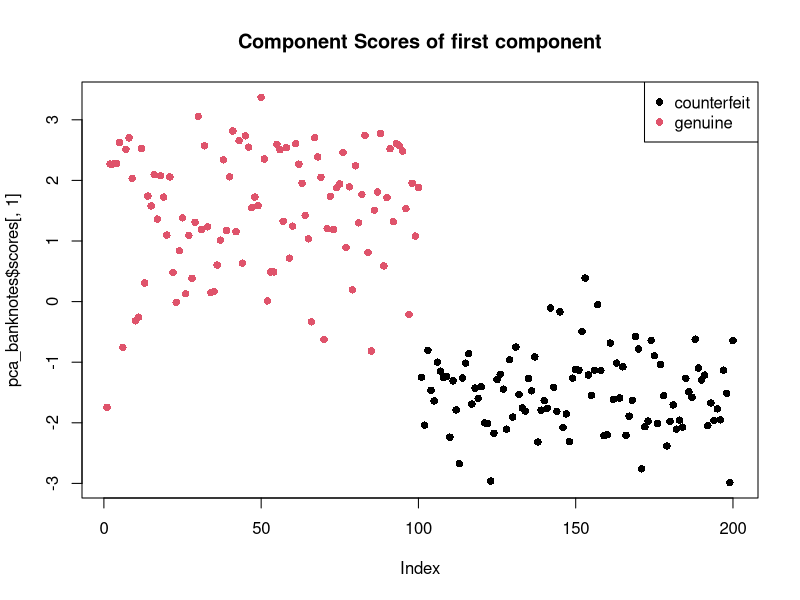
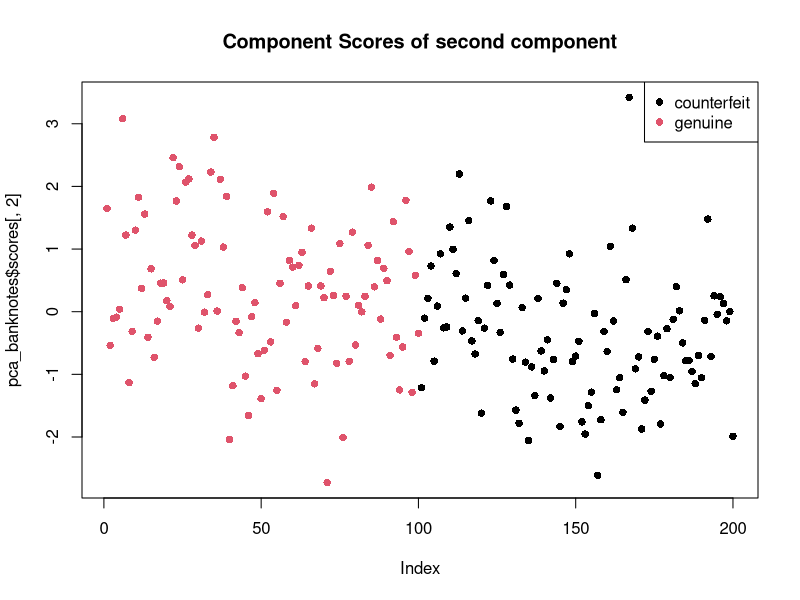

These charts were generated, in order, by the following R code: (Note: this script raises an error after producing the figures.)
## ---- chunk 1
library(knitr)
opts_chunk$set(tidy.opts = list(width.cutoff = 60), tidy = TRUE)
## ---- chunk 2
swissbanknotes <- read.csv("Data_csv/SwissBankNotes.csv")
swissbanknotes$class <- factor(swissbanknotes$class)
banknote_type <- swissbanknotes$class
## ---- chunk 3
swissbanknotes2 <- scale(swissbanknotes[,-7])
summary(swissbanknotes2)
## ---- chunk 4
pca_banknotes <- princomp(swissbanknotes2)
summary(pca_banknotes)
## ---- chunk 5
pca_banknotes$loadings[,1]
## ---- chunk 6
pca_banknotes$loadings[,2]
## ---- chunk 7
plot(pca_banknotes$scores[,1], main= "Component Scores of first component",col=banknote_type, pch =16)
legend("topright",legend = levels(banknote_type),col=seq_along(banknote_type), pch = 16)
plot(pca_banknotes$scores[,2], main= "Component Scores of second component",col=banknote_type,pch = 16)
legend("topright",legend = levels(banknote_type),col=seq_along(banknote_type), pch = 16)
## ---- chunk 8
rm(list=ls())
turtles <- read.csv('Data_csv/turtles.csv')
turtle_sex <- factor(turtles$sex)
turtles <- turtles[-1]
## ---- chunk 9
which(turtles == 0)
## ---- chunk 10
turtles2 <- log(turtles)
turtles2 <- scale(turtles2)
pca_turtles <- princomp(turtles2)
summary(pca_turtles)
## ---- chunk 11
pca_turtles$loadings[,1]
## ---- chunk 12
pca_turtles$loadings[,2]
## ---- chunk 13
plot(pca_turles$scores[,1], main= "Component Scores of first component",col=turtle_sex, pch =16)
legend("topright",legend = levels(turtle_sex),col=seq_along(turtle_sex), pch = 16)
plot(pca_turles$scores[,2], main= "Component Scores of second component",col=turtle_sex,pch = 16)
legend("topright",legend = levels(turtle_sex),col=seq_along(turtle_sex), pch = 16)
